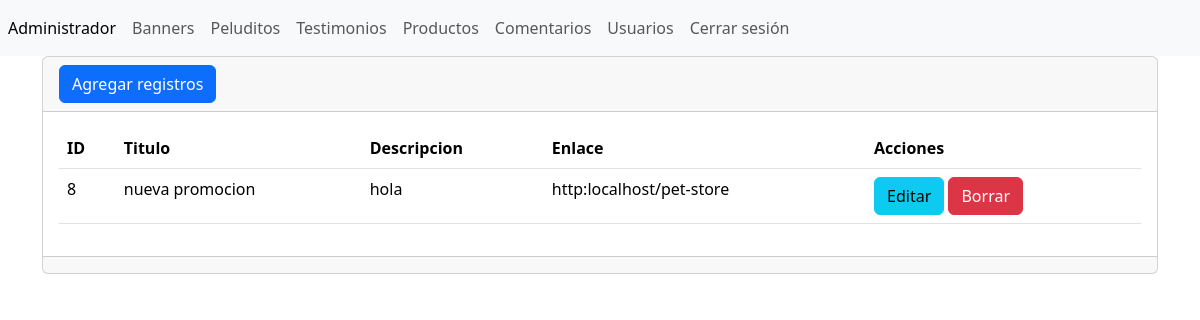
Page /admin/seccion/banners/index.php on the committed database.
### tables this page shows
CREATE TABLE `tbl_banners` (
  `ID` int(11) NOT NULL,
  `titulo` varchar(255) NOT NULL,
  `descripcion` varchar(255) NOT NULL,
  `link` varchar(100) NOT NULL
);

### admin/seccion/banners/index.php (the view, shortened to what this page needs)
<?php
include("../../bd.php");
$sentencia=$conexion->prepare("SELECT * FROM `tbl_banners`");
$sentencia->execute();
$lista_banners= $sentencia->fetchAll(PDO::FETCH_ASSOC);
include("../../templates/header.php");
?>
<div class="card">
    <div class="card-header">
        <a name=""id=""class="btn btn-primary"href="crear.php"role="button">Agregar registros</a>
    </div>
    <div class="card-body">
        <div
            class="table-responsive-sm"
        >
            <table
                class="table"
            >
                <thead>
                    <tr>
                        <th scope="col">ID</th>
                        <th scope="col">Titulo</th>
                        <th scope="col">Descripcion</th>
                        <th scope="col">Enlace</th>
                        <th scope="col">Acciones</th>
                    </tr>
                </thead>
                <tbody>
                    <?php foreach($lista_banners as $key => $value){?>
                        <tr class="">
                            <td scope="row"><?php echo $value['ID']; ?></td>
                            <td><?php echo $value['titulo']; ?></td>
                            <td><?php echo $value['descripcion']; ?></td>
                            <td><?php echo $value['link']; ?></td>
                            <td>
                                <a name=""id=""class="btn btn-info"href="editar.php?txtID=<?php echo $value['ID']; ?>"role="button">Editar</a>
                                <a name=""id=""class="btn btn-danger"href="index.php?txtID=<?php echo $value['ID']; ?>"role="button">Borrar</a>
                            </td>
                        </tr>
                    <?php } ?>
                </tbody>
            </table>
        </div>
    </div>
    <div class="card-footer text-muted"></div>
</div>
<?php include("../../templates/footer.php"); ?>

### rows in the picture
tbl_banners: ID "8", titulo "nueva promocion", descripcion "hola", link "http:localhost/pet-store"
